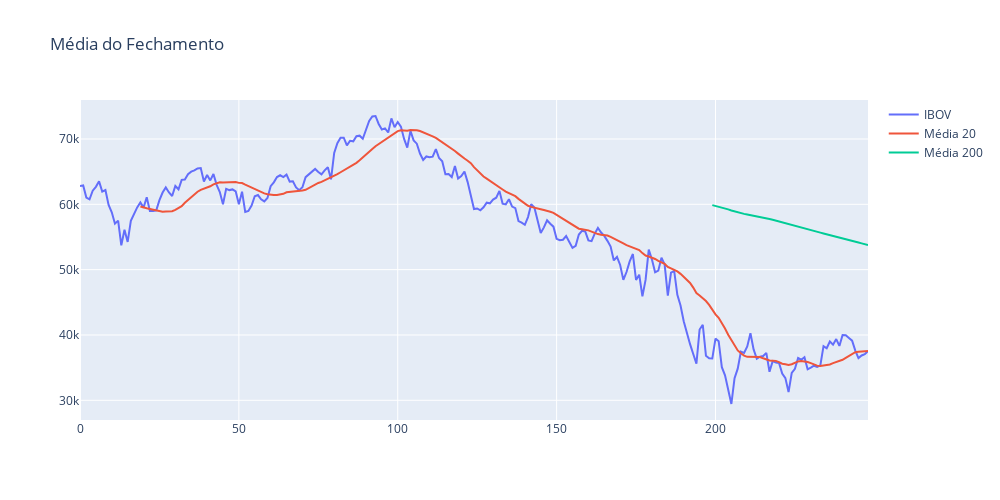

Notebook code cell kept with this figure:
### Markdown cell above
## Média móvel dos dados de fechamento de 2008

### Code cell
ibov_fatiado = ibov[ibov.index.year == 2008]
data = [
    go.Scatter(y=ibov_fatiado['Close'], name='IBOV'),
    go.Scatter(y=ibov_fatiado['Close'].rolling(20).mean(), name='Média 20'),
    go.Scatter(y=ibov_fatiado['Close'].rolling(200).mean(), name='Média 200'),
]

layout = go.Layout(title='Média do Fechamento', width=1000, height=500, xaxis=dict(title_text=''))

fig = go.Figure(data=data, layout=layout)
py.iplot(fig, image='png')

### Figure 1 — Plotly figure (JSON) as saved in the notebook; plotly's stock layout.template omitted (floating-point values rounded to 4 significant figures; data arrays with more than 128 entries replaced by an {"elided": "..."} marker saying what was removed)
{"data": [{"name": "IBOV", "type": "scatter", "y": {"elided": "249 int values"}}, {"name": "Média 20", "type": "scatter", "y": {"elided": "249 float values"}}, {"name": "Média 200", "type": "scatter", "y": {"elided": "249 float values"}}], "layout": {"height": 500, "title": {"text": "Média do Fechamento"}, "width": 1000, "xaxis": {"title": {"text": ""}}}}
